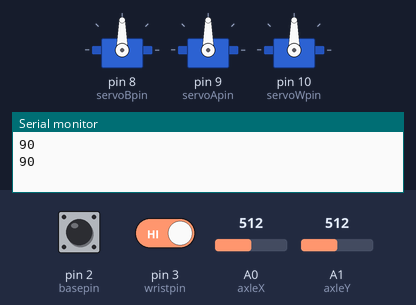
A sketch run on a simulated Arduino Uno, built with avr-gcc and run on an emulated ATmega328P. On the bench: 3 × servo, the last lines printed to the serial monitor. The test bench sets the inputs (shaded band); at power-on: A1 (axleY) = 512, A0 (axleX) = 512, pin 3 (wristpin) HIGH, pin 2 (basepin) HIGH.

Above: at 1.8 s.
1.9 s: A1 (axleY) set to 567
3.4 s: A1 (axleY) set to 589
At 5.8 s:
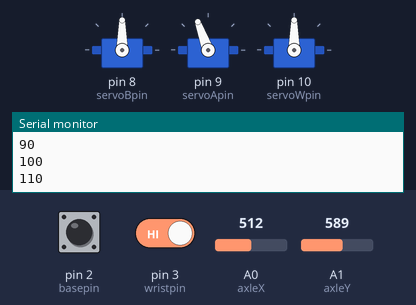
7.5 s: A0 (axleX) set to 556
11.5 s: A0 (axleX) set to 589
At 12.5 s:
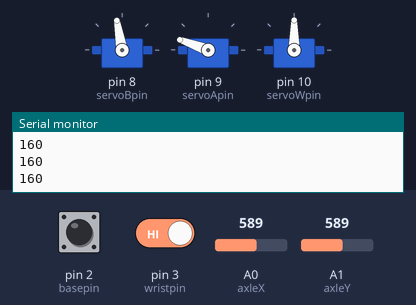
15.6 s: pin 3 (wristpin) driven LOW
At 16.9 s:
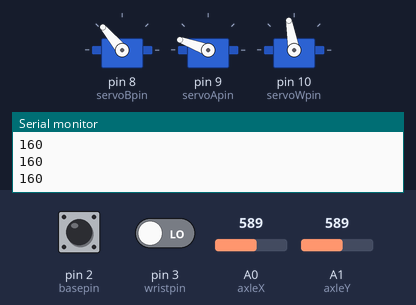
17.5 s: A0 (axleX) set to 410
19.2 s: A0 (axleX) set to 389
At 21.8 s:
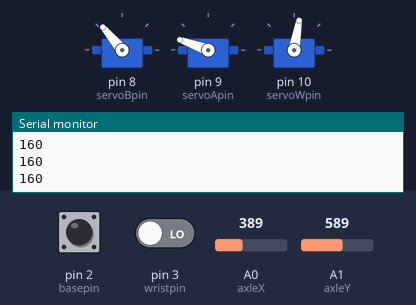
Timing chart, 0 to 28.5 s (numbered marks = the images above; inputs shaded):
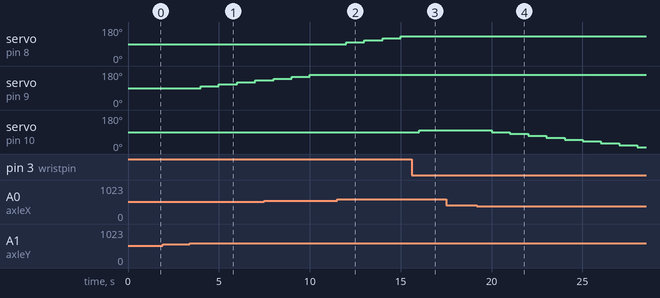

Measured:
- the behaviour switches between 574 and 575 on A1 (axleY) (found by bisection; images 0 and 1)
- the behaviour switches between 574 and 575 on A0 (axleX) (found by bisection; images 1 and 2)
- the behaviour switches between 398 and 397 on A0 (axleX) (found by bisection; images 3 and 4)
- after the input at 3.4 s, servo on pin 9 (servoApin): 90° → 100° after 0.60 s, → 110° 1.0 s later, → 120° 1.0 s later, → 130° 1.0 s later
- after the input at 11.5 s, servo on pin 8 (servoBpin): 90° → 100° after 0.51 s, → 110° 1.0 s later, → 120° 1.0 s later, → 130° 1.0 s later
- after the input at 15.6 s, servo on pin 8 (servoBpin): stays 130° (without the input it goes to 140° after 0.41 s); servo on pin 10 (servoWpin): 90° → 100° after 0.41 s
- after the input at 19.2 s, servo on pin 10 (servoWpin): moves from 100° to 10° over 8.0 s, starting after 0.82 s

The sketch:

Robotic_Arm_with_servo.ino
```cpp
#include <Servo.h>
Servo Bservo;            // base servo
Servo Aservo;            // arm servo
Servo Wservo;            // wrist servo
int servoBpin = 8;       // base servo pin
int servoApin = 9;       // arm servo pin
int servoWpin = 10;      // wrist servo pin
int base=90;
int wrist=90;
int arm=90;
int Xval ;
int Yval;
int axleX = A0;
int axleY = A1;
int axleZ = A2;
int basepin = 2;
int wristpin = 3;
int baseON = 1;
int wristON = 0;


void setup()
{
  Bservo.attach(servoBpin);
  Aservo.attach(servoApin);
  Wservo.attach(servoWpin);
  pinMode(basepin,INPUT);
  pinMode(wristpin,INPUT);Serial.begin(9600);

}

void loop()
{
   Xval = analogRead(axleX);                  // reads x value
   Yval = analogRead(axleY);                  // reads y value
   int baseValue= digitalRead(basepin);
   int wristValue = digitalRead(wristpin);
 //Serial.println(baseValue);

  Xval = map(Xval,0,1023,0,180); //  maps the value 0 to 180
  Yval = map(Yval,0,1023,0,180); // maps the value 0 to 180

//Serial.println(Xval);
//Serial.println(Yval);


                         // decide which part has to move arm or wrist
  if (baseValue == 0){  // arm will move
    baseON=1;
    wristON=0;
  }

  if (wristValue == 0){  // wrist will move
    baseON=0;
    wristON=1;
  }
    if (Yval > 100 && arm<151){

      arm=arm+10;

    }
   if (Yval<70){

      arm=arm-10;

    }


  if (baseON == 1){                                 //ARM opertaion
    if (Xval > 100 ){                               // base operation
    base=base+10;
  }
 if (Xval<70  ){
    base=base-10;
  }
 }

if (wristON == 1){                               // WRIST operation
    if (Xval > 100&& wrist<91  ){

      wrist=wrist+10;

    }
     if (Xval<70){

      wrist=wrist-10;

    }
 }

Serial.println(arm);
  Bservo.write(base);
  Aservo.write(arm);
  Wservo.write(wrist);


  delay(1000);

}
```
